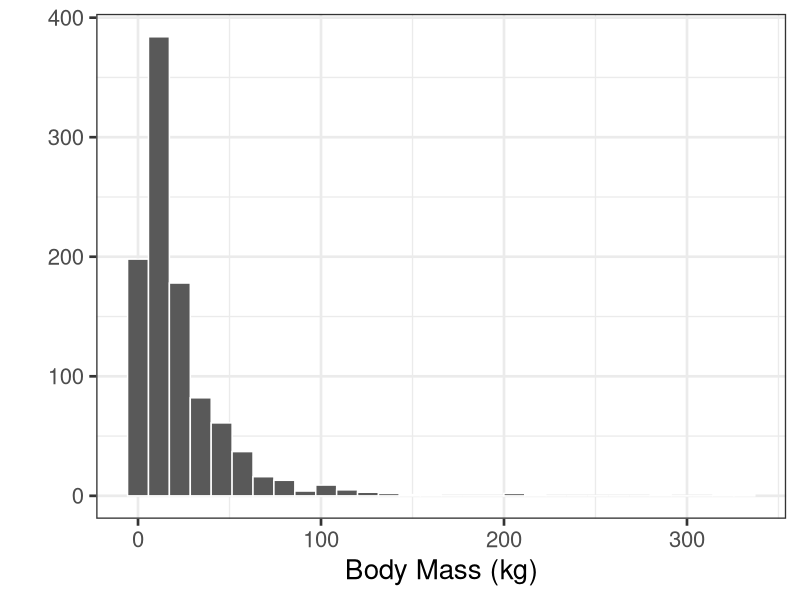
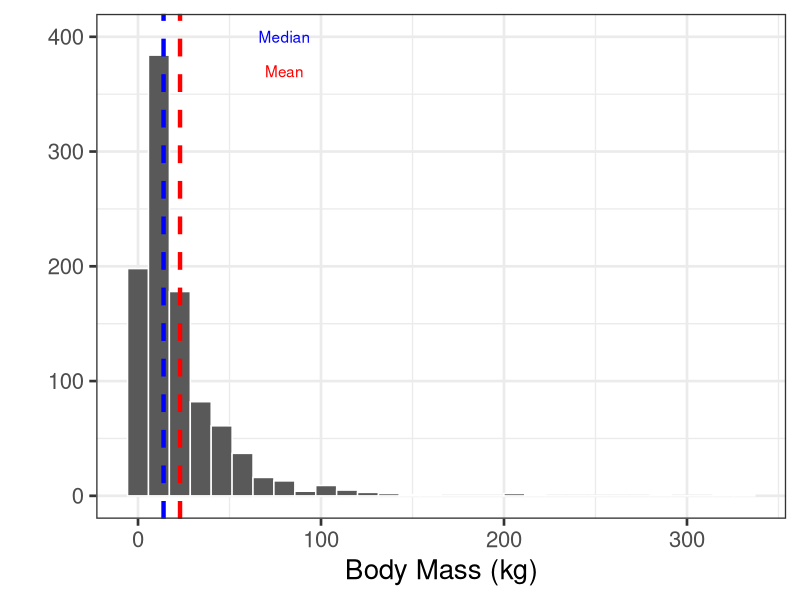
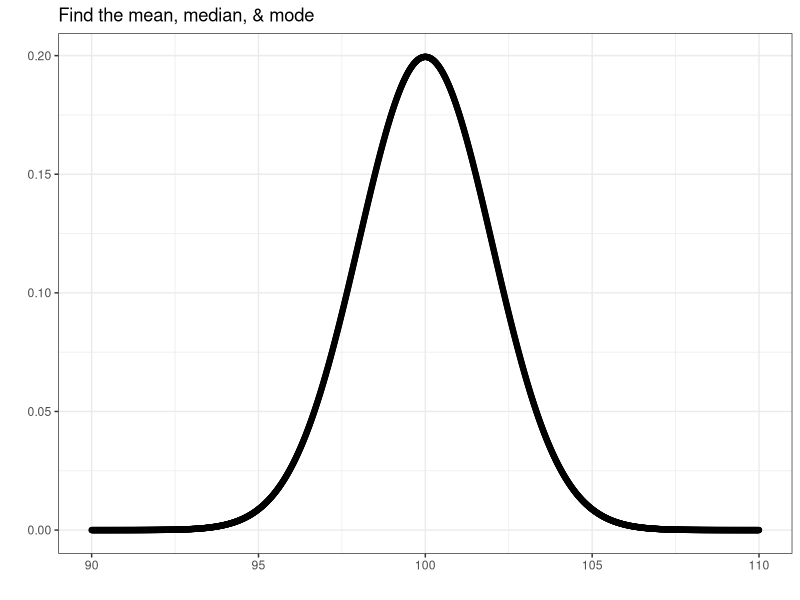

Write R code to recreate these figures, in order.
## ---- chunk 1
library(ggplot2)
mammalmass <- rlnorm(1000, meanlog = 2.6)
bmplot <- qplot(mammalmass, xlab="Body Mass (kg)", color=I("white")) + theme_bw(20)
bmplot
## ---- chunk 2
bmplot + 
  geom_vline(xintercept = mean(mammalmass), color = "red", linetype = "dashed", size=1.5) + 
  geom_vline(xintercept = median(mammalmass), color = "blue", linetype="dashed", size=1.5) + 
  annotate("text", x=80, y=400, color="blue", label="Median") + 
  annotate("text", x=80, y=370, color="red", label="Mean") 
## ---- chunk 3
xvals <- seq(90, 110,0.01)
qplot(x=xvals, y=dnorm(xvals, mean=100, sd=2)) + theme_bw() + labs(x="", y="", title="Find the mean, median, & mode")
